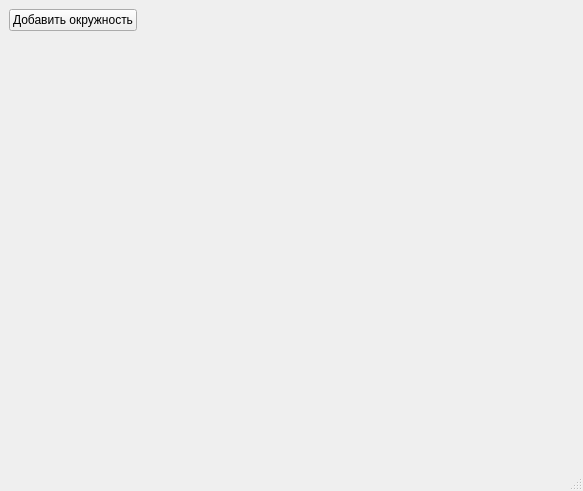
<?xml version="1.0" encoding="UTF-8"?>
<ui version="4.0">
 <class>MainWindow</class>
 <widget class="QMainWindow" name="MainWindow">
  <property name="geometry">
   <rect>
    <x>0</x>
    <y>0</y>
    <width>583</width>
    <height>491</height>
   </rect>
  </property>
  <property name="windowTitle">
   <string>MainWindow</string>
  </property>
  <widget class="QWidget" name="centralwidget">
   <layout class="QFormLayout" name="formLayout">
    <item row="0" column="0">
     <widget class="QPushButton" name="button">
      <property name="text">
       <string>Добавить окружность</string>
      </property>
     </widget>
    </item>
   </layout>
  </widget>
  <widget class="QMenuBar" name="menubar">
   <property name="geometry">
    <rect>
     <x>0</x>
     <y>0</y>
     <width>583</width>
     <height>20</height>
    </rect>
   </property>
  </widget>
  <widget class="QStatusBar" name="statusbar"/>
 </widget>
 <resources/>
 <connections/>
</ui>
